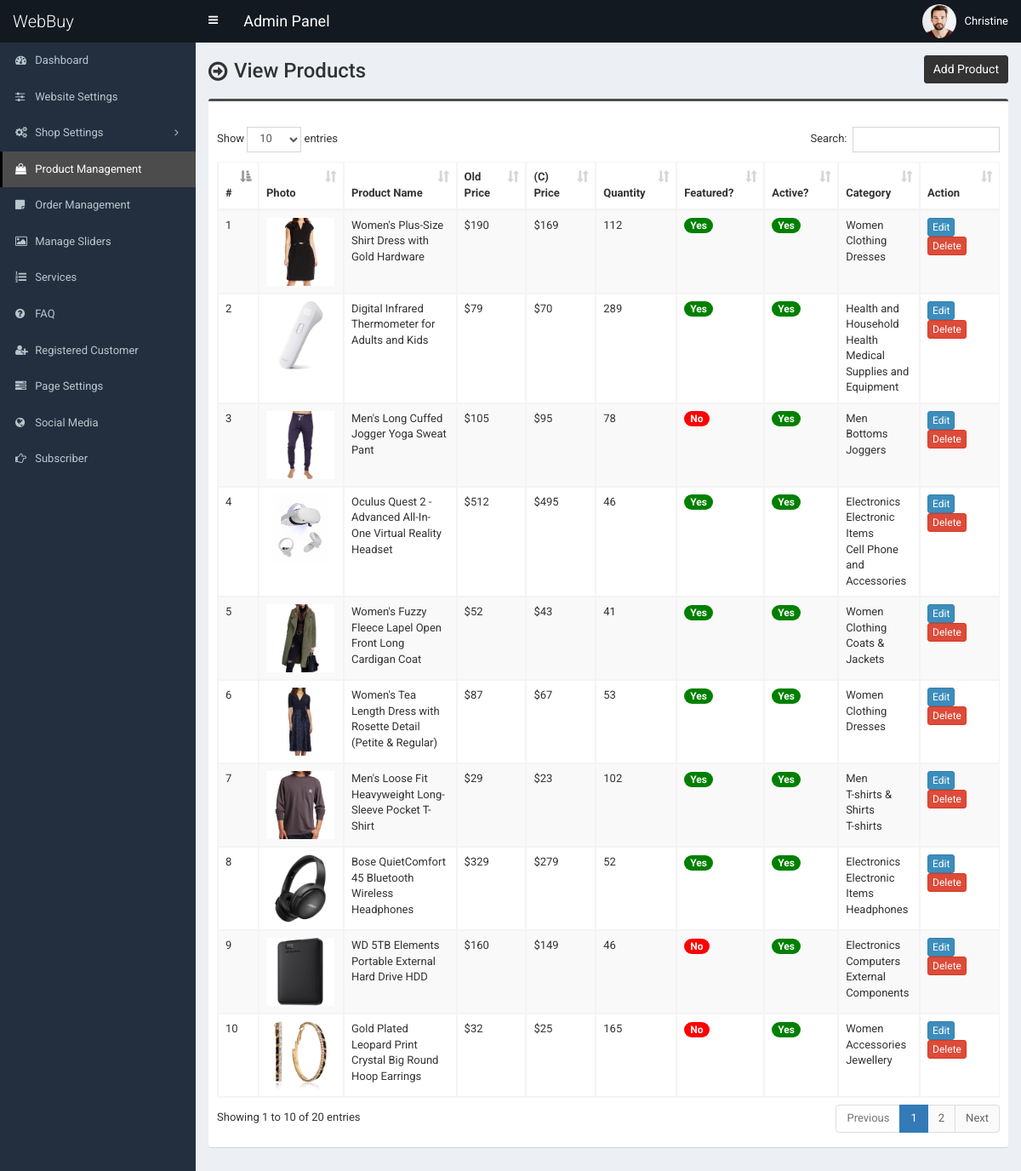
Screenshot of /admin/product.php (signed in) with the database file from the repository.
### tables this page shows
CREATE TABLE `tbl_product` (
  `p_id` int(11) NOT NULL,
  `p_name` varchar(255) NOT NULL,
  `p_old_price` varchar(10) NOT NULL,
  `p_current_price` varchar(10) NOT NULL,
  `p_qty` int(10) NOT NULL,
  `p_featured_photo` varchar(255) NOT NULL,
  `p_description` text NOT NULL,
  `p_short_description` text NOT NULL,
  `p_feature` text NOT NULL,
  `p_condition` text NOT NULL,
  `p_return_policy` text NOT NULL,
  `p_total_view` int(11) NOT NULL,
  `p_is_featured` int(1) NOT NULL,
  `p_is_active` int(1) NOT NULL,
  `ecat_id` int(11) NOT NULL
);

CREATE TABLE `tbl_top_category` (
  `tcat_id` int(11) NOT NULL,
  `tcat_name` varchar(255) NOT NULL,
  `show_on_menu` int(1) NOT NULL
);

CREATE TABLE `tbl_mid_category` (
  `mcat_id` int(11) NOT NULL,
  `mcat_name` varchar(255) NOT NULL,
  `tcat_id` int(11) NOT NULL
);

CREATE TABLE `tbl_end_category` (
  `ecat_id` int(11) NOT NULL,
  `ecat_name` varchar(255) NOT NULL,
  `mcat_id` int(11) NOT NULL
);

### admin/product.php (the view, shortened to what this page needs)
<?php require_once('header.php'); ?>
<section class="content-header">
	<div class="content-header-left">
		<h1>View Products</h1>
	</div>
	<div class="content-header-right">
		<a href="product-add.php" class="btn btn-primary btn-sm">Add Product</a>
	</div>
</section>
<section class="content">
	<div class="row">
		<div class="col-md-12">
			<div class="box box-info">
				<div class="box-body table-responsive">
					<table id="example1" class="table table-bordered table-hover table-striped">
					<thead class="thead-dark">
							<tr>
								<th width="10">#</th>
								<th>Photo</th>
								<th width="160">Product Name</th>
								<th width="60">Old Price</th>
								<th width="60">(C) Price</th>
								<th width="60">Quantity</th>
								<th>Featured?</th>
								<th>Active?</th>
								<th>Category</th>
								<th width="80">Action</th>
							</tr>
						</thead>
						<tbody>
							<?php
							$i=0;
							$statement = $pdo->prepare("SELECT
														t1.p_id,
														t1.p_name,
														t1.p_old_price,
														t1.p_current_price,
														t1.p_qty,
														t1.p_featured_photo,
														t1.p_is_featured,
														t1.p_is_active,
														t1.ecat_id,
														t2.ecat_id,
														t2.ecat_name,
														t3.mcat_id,
														t3.mcat_name,
														t4.tcat_id,
														t4.tcat_name
							                           	FROM tbl_product t1
							                           	JOIN tbl_end_category t2
							                           	ON t1.ecat_id = t2.ecat_id
							                           	JOIN tbl_mid_category t3
							                           	ON t2.mcat_id = t3.mcat_id
							                           	JOIN tbl_top_category t4
							                           	ON t3.tcat_id = t4.tcat_id
							                           	ORDER BY t1.p_id DESC
							                           	");
							$statement->execute();
							$result = $statement->fetchAll(PDO::FETCH_ASSOC);
							foreach ($result as $row) {
								$i++;
								?>
								<tr>
									<td><?php echo $i; ?></td>
									<td style="width:82px;"><img src="../assets/uploads/<?php echo $row['p_featured_photo']; ?>" alt="<?php echo $row['p_name']; ?>" style="width:80px;"></td>
									<td><?php echo $row['p_name']; ?></td>
									<td>$<?php echo $row['p_old_price']; ?></td>
									<td>$<?php echo $row['p_current_price']; ?></td>
									<td><?php echo $row['p_qty']; ?></td>
									<td>
										<?php if($row['p_is_featured'] == 1) {echo '<span class="badge badge-success" style="background-color:green;">Yes</span>';} else {echo '<span class="badge badge-success" style="background-color:red;">No</span>';} ?>
									</td>
									<td>
										<?php if($row['p_is_active'] == 1) {echo '<span class="badge badge-success" style="background-color:green;">Yes</span>';} else {echo '<span class="badge badge-danger" style="background-color:red;">No</span>';} ?>
									</td>
									<td><?php echo $row['tcat_name']; ?><br><?php echo $row['mcat_name']; ?><br><?php echo $row['ecat_name']; ?></td>
									<td>
										<a href="product-edit.php?id=<?php echo $row['p_id']; ?>" class="btn btn-primary btn-xs">Edit</a>
										<a href="#" class="btn btn-danger btn-xs" data-href="product-delete.php?id=<?php echo $row['p_id']; ?>" data-toggle="modal" data-target="#confirm-delete">Delete</a>
									</td>
								</tr>
								<?php
							}
							?>
						</tbody>
					</table>
				</div>
			</div>
		</div>
	</div>
</section>
<?php require_once('footer.php'); ?>

### admin/header.php (shortened to what this page needs)
<!DOCTYPE html>
<html>
<head>
	<link rel="stylesheet" href="css/bootstrap.min.css">
	<link rel="stylesheet" href="css/font-awesome.min.css">
	<link rel="stylesheet" href="css/ionicons.min.css">
	<link rel="stylesheet" href="css/datepicker3.css">
	<link rel="stylesheet" href="css/all.css">
	<link rel="stylesheet" href="css/select2.min.css">
	<link rel="stylesheet" href="css/dataTables.bootstrap.css">
	<link rel="stylesheet" href="css/jquery.fancybox.css">
	<link rel="stylesheet" href="css/AdminLTE.min.css">
	<link rel="stylesheet" href="css/_all-skins.min.css">
	<link rel="stylesheet" href="css/on-off-switch.css"/>
	<link rel="stylesheet" href="css/summernote.css">
	<link rel="stylesheet" href="style.css">
</head>
<body class="hold-transition fixed skin-blue sidebar-mini">
	<div class="wrapper">
		<header class="main-header">
			<a href="index.php" class="logo">
				<span class="logo-lg">WebBuy</span>
			</a>
			<nav class="navbar navbar-static-top">
				<a href="#" class="sidebar-toggle" data-toggle="offcanvas" role="button">
				</a>
				<span style="float:left;line-height:50px;color:#fff;padding-left:15px;font-size:18px;">Admin Panel</span>
				<div class="navbar-custom-menu">
					<ul class="nav navbar-nav">
						<li class="dropdown user user-menu">
							<a href="#" class="dropdown-toggle" data-toggle="dropdown">
								<img src="../assets/uploads/<?php echo $_SESSION['user']['photo']; ?>" class="user-image" alt="User Image">
								<span class="hidden-xs"><?php echo $_SESSION['user']['full_name']; ?></span>
							</a>
						</li>
					</ul>
				</div>
			</nav>
		</header>
  		<?php $cur_page = substr($_SERVER["SCRIPT_NAME"],strrpos($_SERVER["SCRIPT_NAME"],"/")+1); ?>
  		<aside class="main-sidebar">
    		<section class="sidebar">
      			<ul class="sidebar-menu">
			        <li class="treeview <?php if($cur_page == 'index.php') {echo 'active';} ?>">
			          <a href="index.php">
			            <i class="fa fa-dashboard"></i> <span>Dashboard</span>
			          </a>
			        </li>
			        <li class="treeview <?php if( ($cur_page == 'settings.php') ) {echo 'active';} ?>">
			          <a href="settings.php">
			            <i class="fa fa-sliders"></i> <span>Website Settings</span>
			          </a>
			        </li>
                    <li class="treeview <?php if( ($cur_page == 'size.php') || ($cur_page == 'size-add.php') || ($cur_page == 'size-edit.php') || ($cur_page == 'color.php') || ($cur_page == 'color-add.php') || ($cur_page == 'color-edit.php') || ($cur_page == 'country.php') || ($cur_page == 'country-add.php') || ($cur_page == 'country-edit.php') || ($cur_page == 'shipping-cost.php') || ($cur_page == 'shipping-cost-edit.php') || ($cur_page == 'top-category.php') || ($cur_page == 'top-category-add.php') || ($cur_page == 'top-category-edit.php') || ($cur_page == 'mid-category.php') || ($cur_page == 'mid-category-add.php') || ($cur_page == 'mid-category-edit.php') || ($cur_page == 'end-category.php') || ($cur_page == 'end-category-add.php') || ($cur_page == 'end-category-edit.php') ) {echo 'active';} ?>">
                        <a href="#">
                            <i class="fa fa-cogs"></i>
                            <span>Shop Settings</span>
                            <span class="pull-right-container">
								<i class="fa fa-angle-left pull-right"></i>
							</span>
                        </a>
                    </li>
                    <li class="treeview <?php if( ($cur_page == 'product.php') || ($cur_page == 'product-add.php') || ($cur_page == 'product-edit.php') ) {echo 'active';} ?>">
                        <a href="product.php">
                            <i class="fa fa-shopping-bag"></i> <span>Product Management</span>
                        </a>
                    </li>
                    <li class="treeview <?php if( ($cur_page == 'order.php') ) {echo 'active';} ?>">
                        <a href="order.php">
                            <i class="fa fa-sticky-note"></i> <span>Order Management</span>
                        </a>
                    </li>
                     <li class="treeview <?php if( ($cur_page == 'slider.php') ) {echo 'active';} ?>">
			          <a href="slider.php">
			            <i class="fa fa-picture-o"></i> <span>Manage Sliders</span>
			          </a>
			        </li>
			        <li class="treeview <?php if( ($cur_page == 'service.php') ) {echo 'active';} ?>">
			          <a href="service.php">
			            <i class="fa fa-list-ol"></i> <span>Services</span>
			          </a>
			        </li>
			      			        <li class="treeview <?php if( ($cur_page == 'faq.php') ) {echo 'active';} ?>">
			          <a href="faq.php">
			            <i class="fa fa-question-circle"></i> <span>FAQ</span>
			          </a>
			        </li>
						<li class="treeview <?php if( ($cur_page == 'customer.php') || ($cur_page == 'customer-add.php') || ($cur_page == 'customer-edit.php') ) {echo 'active';} ?>">
			          <a href="customer.php">
			            <i class="fa fa-user-plus"></i> <span>Registered Customer</span>
			          </a>
			        </li>
			        <li class="treeview <?php if( ($cur_page == 'page.php') ) {echo 'active';} ?>">
			          <a href="page.php">
			            <i class="fa fa-tasks"></i> <span>Page Settings</span>
			          </a>
			        </li>
			        <li class="treeview <?php if( ($cur_page == 'social-media.php') ) {echo 'active';} ?>">
			          <a href="social-media.php">
			            <i class="fa fa-globe"></i> <span>Social Media</span>
			          </a>
			        </li>
			        <li class="treeview <?php if( ($cur_page == 'subscriber.php')||($cur_page == 'subscriber.php') ) {echo 'active';} ?>">
			          <a href="subscriber.php">
			            <i class="fa fa-hand-o-right"></i> <span>Subscriber</span>
			          </a>
			        </li>
      			</ul>
    		</section>
  		</aside>
  		<div class="content-wrapper">

### admin/footer.php (shortened to what this page needs)
		</div>
	</div>
</body>
</html>

### admin/style.css (style rules this page uses)
body { font-size: 13px; font-family: "Roboto", sans-serif; }
.navbar-nav > .user-menu .user-image { width: 40px; height: 40px; margin-top: -10px; }
.content-header > h1, .content-header .content-header-left h1 { font-family: "Roboto", sans-serif; }
.main-header .logo { text-align: left; }
.main-header .logo .logo-lg { font-family: "Roboto", sans-serif; }
.box-info { padding-top: 20px; }
.sidebar-menu li > a > .pull-right-container > .fa-angle-left:before { content: "\f105"; }
.content-header { overflow: hidden; }
.content-header .content-header-left { float: left; padding-top: 5px; }
.content-header .content-header-right { float: right; }
.content-header .content-header-left h1 { margin-top: 0; margin-bottom: 0; padding-left: 30px; padding-bottom: 5px; font-size: 24px; position: relative; }
.content-header .content-header-left h1:before { position: absolute; top: 0; left: 0; font-family: "FontAwesome", sans-serif; font-size: 26px; content: "\f18e"; }
.content-header .content-header-right a { position: relative; font-size: 14px; }
.skin-blue .sidebar-menu > li:hover > a, .skin-blue .sidebar-menu > li.active > a { color: #fff; background: #3c8dbc; border-left-color: #3c8dbc; }
.skin-blue .main-header .logo, .skin-blue .main-header .logo:hover, .skin-blue .main-header .navbar, .skin-blue .main-header .navbar .sidebar-toggle:hover { background-color: #131921; }
.skin-blue .sidebar-menu > li:hover > a, .skin-blue .sidebar-menu > li.active > a { background-color: #4c4c4c; border-left-color: #000000; }
.box.box-info { border-top-color: #4c4c4c; }
.content-header .content-header-right a { background-color: #333333; border-color: #333333; }

### rows the page displays
tbl_product: p_featured_photo (picture), p_name "Women's Plus-Size Shirt Dress with Gold Hardware", p_old_price "190", p_current_price "169", p_qty "112", p_is_featured "Yes", p_is_active "Yes", tbl_top_category.tcat_name "Women", tbl_mid_category.mcat_name "Clothing", ecat.ecat_name "Dresses"
tbl_product: p_featured_photo (picture), p_name "Digital Infrared Thermometer for Adults and Kids", p_old_price "79", p_current_price "70", p_qty "289", p_is_featured "Yes", p_is_active "Yes", tbl_top_category.tcat_name "Health and Household", tbl_mid_category.mcat_name "Health", ecat.ecat_name "Medical Supplies and Equipment"
tbl_product: p_featured_photo (picture), p_name "Men's Long Cuffed Jogger Yoga Sweat Pant", p_old_price "105", p_current_price "95", p_qty "78", p_is_featured "No", p_is_active "Yes", tbl_top_category.tcat_name "Men", tbl_mid_category.mcat_name "Bottoms", ecat.ecat_name "Joggers"
tbl_product: p_featured_photo (picture), p_name "Oculus Quest 2 - Advanced All-In-One Virtual Reality Headset", p_old_price "512", p_current_price "495", p_qty "46", p_is_featured "Yes", p_is_active "Yes", tbl_top_category.tcat_name "Electronics", tbl_mid_category.mcat_name "Electronic Items", ecat.ecat_name "Cell Phone and Accessories"
tbl_product: p_featured_photo (picture), p_name "Women's Fuzzy Fleece Lapel Open Front Long Cardigan Coat", p_old_price "52", p_current_price "43", p_qty "41", p_is_featured "Yes", p_is_active "Yes", tbl_top_category.tcat_name "Women", tbl_mid_category.mcat_name "Clothing", ecat.ecat_name "Coats & Jackets"
tbl_product: p_featured_photo (picture), p_name "Women's Tea Length Dress with Rosette Detail (Petite & Regular)", p_old_price "87", p_current_price "67", p_qty "53", p_is_featured "Yes", p_is_active "Yes", tbl_top_category.tcat_name "Women", tbl_mid_category.mcat_name "Clothing", ecat.ecat_name "Dresses"
tbl_product: p_featured_photo (picture), p_name "Men's Loose Fit Heavyweight Long-Sleeve Pocket T-Shirt", p_old_price "29", p_current_price "23", p_qty "102", p_is_featured "Yes", p_is_active "Yes", tbl_top_category.tcat_name "Men", tbl_mid_category.mcat_name "T-shirts & Shirts", ecat.ecat_name "T-shirts"
tbl_product: p_featured_photo (picture), p_name "Bose QuietComfort 45 Bluetooth Wireless Headphones", p_old_price "329", p_current_price "279", p_qty "52", p_is_featured "Yes", p_is_active "Yes", tbl_top_category.tcat_name "Electronics", tbl_mid_category.mcat_name "Electronic Items", ecat.ecat_name "Headphones"
tbl_product: p_featured_photo (picture), p_name "WD 5TB Elements Portable External Hard Drive HDD", p_old_price "160", p_current_price "149", p_qty "46", p_is_featured "No", p_is_active "Yes", tbl_top_category.tcat_name "Electronics", tbl_mid_category.mcat_name "Computers", ecat.ecat_name "External Components"
tbl_product: p_featured_photo (picture), p_name "Gold Plated Leopard Print Crystal Big Round Hoop Earrings", p_old_price "32", p_current_price "25", p_qty "165", p_is_featured "No", p_is_active "Yes", tbl_top_category.tcat_name "Women", tbl_mid_category.mcat_name "Accessories", ecat.ecat_name "Jewellery"

### other values shown
$_SESSION['user']['full_name'] "Christine"
